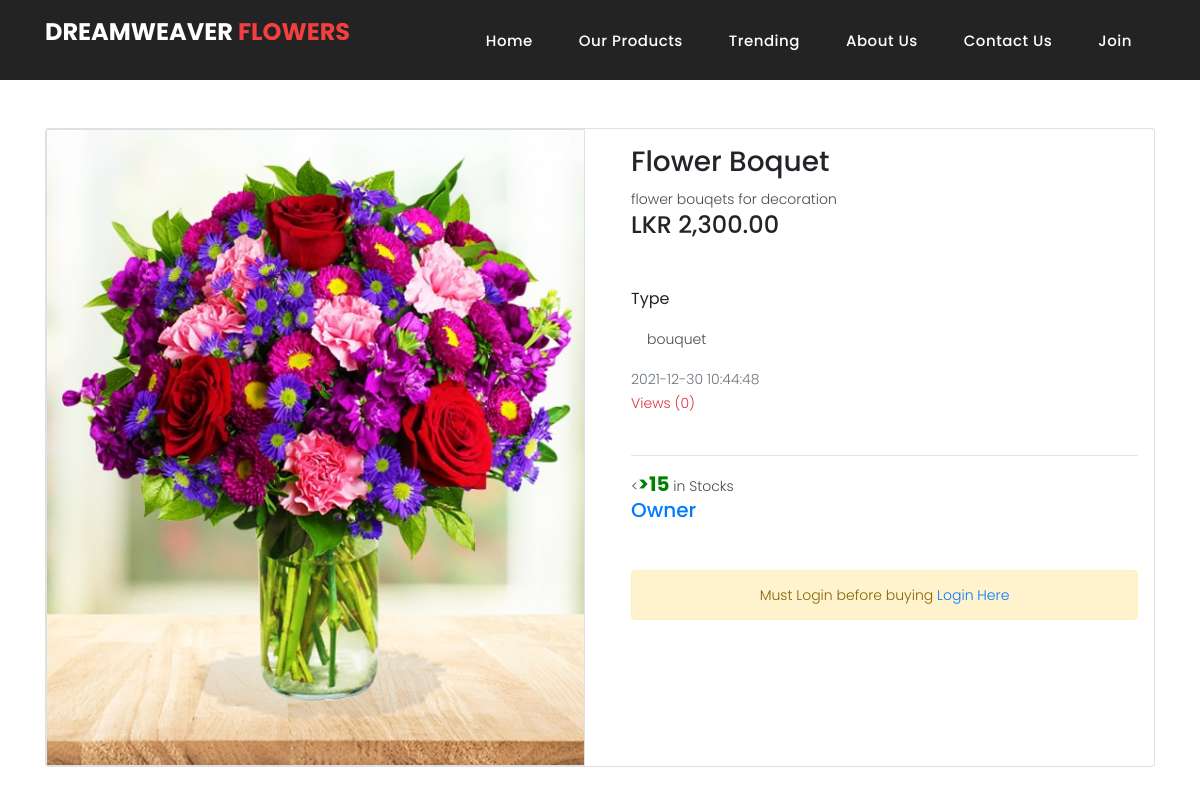
The page /php/item.php?item=1283 on the database its author committed.
### tables this page shows
CREATE TABLE `item` (
  `id` int(11) NOT NULL,
  `name` varchar(50) NOT NULL,
  `discription` varchar(100) NOT NULL,
  `price` float NOT NULL,
  `stock` int(11) NOT NULL DEFAULT 1,
  `view_count` int(11) NOT NULL,
  `pic_url` varchar(255) NOT NULL,
  `location` varchar(40) NOT NULL,
  `type` varchar(15) NOT NULL,
  `post_date` timestamp NOT NULL DEFAULT current_timestamp(),
  `user_id` int(11) NOT NULL
);

### php/item.php (the view, shortened to what this page needs)
<?php
include_once './conn.php';
if (isset($_COOKIE['uid']) && $_COOKIE['u_email']) {
  $login = true;
} else {
  $login = false;
}
$itemID = (int)$_GET['item'] - 1254;
?>
<!DOCTYPE html>
<html lang="en">
<head>
  <link rel="stylesheet" href="https://cdn.jsdelivr.net/npm/bootstrap@4.6.0/dist/css/bootstrap.min.css">
  <link rel="stylesheet" href="../assets/css/fontawesome.css">
  <link rel="stylesheet" href="../assets/css/templatemo-sixteen.css">
</head>
<body>
  <header class=" position-relative">
    <nav class="navbar navbar-expand-lg">
      <div class="container">
        <a class="navbar-brand" href="index.html">
          <h2>Dreamweaver <em>flowers</em></h2>
        </a>
        <div class="collapse navbar-collapse" id="navbarResponsive">
          <ul class="navbar-nav ml-auto">
            <li class="nav-item">
              <a class="nav-link" href="../index.php">Home
              </a>
            </li>
            <li class="nav-item">
              <a class="nav-link" href="products.php?view=all">Our Products</a>
            </li>
            <li class="nav-item">
              <a class="nav-link" href="products.php?view=trending">Trending</a>
            </li>
            <li class="nav-item">
              <a class="nav-link" href="aboutus.php">About Us</a>
            </li>
            <li class="nav-item ">
              <a class="nav-link" href="contact.php">Contact Us</a>
            </li>
            <?php
            if ($login) {
              echo "<li class='nav-item'>
              <a class='nav-link ' href='./user.php?user_id=" . $_COOKIE['uid'] . "'>Me</a>
            </li>";
              echo
              '
            <li class="nav-item">
              <a class="nav-link" href="./cart.php?uid=' . $_COOKIE["uid"] . '"><i class="fa fa-cart-arrow-down" aria-hidden="true" style="transform: scale(1.8);"></i></a>
            </li>
            ';
            } else {
              echo '<li class="nav-item">
              <a class="nav-link" href="./signup.php">Join</a>
            </li>';
            }
            ?>
          </ul>
        </div>
      </div>
    </nav>
  </header>
  <div class="container mt-5 mb-5">
    <div class="card">
      <div class="row g-0">
        <?php
        $sql = "SELECT name,discription,price,stock,view_count,location,pic_url,post_date,user_id,type
          FROM item WHERE id={$itemID}
          ";
        $result = $conn->query($sql);
        if ($result == TRUE) {
          if ($result->num_rows > 0) {
            $row = $result->fetch_assoc();
            $name = ucwords($row['name']);
            $owner = (int)$row['user_id'] + 1289;
            $formatedprice = number_format((float)$row['price'], 2, '.', ',');
            if (isset($_COOKIE['uid'])) {
              if ((int)$row['user_id'] == ($_COOKIE['uid'] - 999)) {
                $foredit = $itemID + 5678;
                echo
                "
                <div class='col-md-6 border-end'>
                  <div class='d-flex flex-column justify-content-center'>
                    <div class='main_image border'><a href='{$row['pic_url']}' target='_blank'>
                      <img src='{$row['pic_url']}' id='main_product_image' width='100%'/></a>
                    </div>
                  </div>
                </div>
                <div class='col-md-6'>
                  <div class='p-3 right-side'>
                    <div class='d-flex justify-content-between align-items-center'>
                      <h3>{$name}</h3> <span class='heart'><i class='bx bx-heart'></i></span>
                    </div>
                    <div class='mt-2 pr-3 content'>
                      <p>{$row['discription']}</p>
                    </div>
                    <h4>LKR {$formatedprice}</h4>
                    <div class='mt-5'> <span class='fw-bold'>Type</span>
                      <p class='m-3'>{$row['type']}</p>
                      <p class='text-muted'>{$row['post_date']}</p>
                      <P class='text-danger'>Views ({$row['view_count']})</p>
                      <br><br>
                      <p><span class='amout'>{$row['stock']}</span> in Stocks</p>
                    </div>
                    <div class='buttons d-flex flex-row mt-5 gap-3'>
                      <a href='./edititem.php?for={$foredit}' class='btn btn-dark mr-3'><i class='fa fa-pencil-square mr-2' aria-hidden='true'></i>Edit</a>
                      <form method='post' action='./saveitem.php' >
                        <input type='hidden' name='del-id' value={$foredit}>
                        <input type='submit' value='Delete' class='btn btn-danger' name='del-item' >
                      </form>
                    </div>
                  </div>
                </div>
                ";
              } else {
                $itemid_with_1253 = $itemID + 1254;
                echo
                "
                <div class='col-md-6 border-end'>
                  <div class='d-flex flex-column justify-content-center'>
                    <div class='main_image border'><a href='{$row['pic_url']}' target='_blank'>
                      <img src='{$row['pic_url']}' id='main_product_image' width='100%'/></a>
                    </div>
                  </div>
                </div>
                <div class='col-md-6'>
                  <div class='p-3 right-side'>
                    <div class='d-flex justify-content-between align-items-center'>
                      <h3>{$name}</h3> <span class='heart'><i class='bx bx-heart'></i></span>
                    </div>
                    <div class='mt-2 pr-3 content'>
                      <p>{$row['discription']}</p>
                    </div>
                    <h4>LKR {$formatedprice}</h4>
                    <div class='mt-5'> <span class='fw-bold'>Type</span>
                      <p class='m-3'>{$row['type']}</p>
                      <p class='text-muted'>{$row['post_date']}</p>
                      <P class='text-danger'>Views ({$row['view_count']})</p><br><hr>
                      <p><span class='amout'>{$row['stock']}</span> in Stocks</p>
                      <h5><a href='./user.php?owner_id={$owner}'>Owner</a></h5>
                    </div>
                    <div class='buttons d-flex flex-row mt-5 gap-3'>
                      <button class='btn btn-outline-dark'>Buy Now</button>
                      <button class='btn btn-dark ml-3 cart-btn ' data-itemid='{$itemid_with_1253}'>Add to Basket</button>
                    </div>
                  </div>
                </div>
                ";
              }
            } else {
              echo
              "
                <div class='col-md-6 border-end'>
                  <div class='d-flex flex-column justify-content-center'>
                    <div class='main_image border'><a href='{$row['pic_url']}' target='_blank'>
                      <img src='{$row['pic_url']}' id='main_product_image' width='100%'/></a>
                    </div>
                  </div>
                </div>
                <div class='col-md-6'>
                  <div class='p-3 right-side'>
                    <div class='d-flex justify-content-between align-items-center'>
                      <h3>{$name}</h3> <span class='heart'><i class='bx bx-heart'></i></span>
                    </div>
                    <div class='mt-2 pr-3 content'>
                      <p>{$row['discription']}</p>
                    </div>
                    <h4>LKR {$formatedprice}</h4>
                    <div class='mt-5'> <span class='fw-bold'>Type</span>
                      <p class='m-3'>{$row['type']}</p>
                      <p class='text-muted'>{$row['post_date']}</p>
                      <P class='text-danger'>Views ({$row['view_count']})</p><br><hr>
                      <p><<span class='amout'>>{$row['stock']}</span> in Stocks</p>
                      <h5><a href='./user.php?owner_id={$owner}'>Owner</a></h5>
                    </div>
                    <div class='buttons d-flex flex-row mt-5 gap-3'>
                      <p class='alert alert-warning text-center w-100'>Must Login before buying <a href='./loginform.php' >Login Here</a></p>
                    </div>
                  </div>
                </div>
                ";
            }
          } else {
            echo "<p class='alert alert-warning text-center w-100'>No Items Found!<br>Please try again later</p>";
          }
        }
        ?>
      </div>
    </div>
  </div>
</body>
</html>

### assets/css/templatemo-sixteen.css (style rules this page uses)
body { font-family: 'Poppins', sans-serif; overflow-x: hidden; text-rendering: optimizeLegibility; -webkit-font-smoothing: antialiased; -moz-osx-font-smoothing: grayscale; }
p { margin-bottom: 0px; font-size: 14px; font-weight: 300; color: #4a4a4a; line-height: 24px; }
a { text-decoration: none!important; }
ul { padding: 0; margin: 0; list-style: none; }
h1,h2,h3,h4,h5,h6 { margin: 0px; }
header { position: absolute; z-index: 99999; width: 100%; height: 80px; background-color: #232323; -webkit-transition: all 0.3s ease-in-out 0s; -moz-transition: all 0.3s ease-in-out 0s; -o-transition: all 0.3s ease-in-out 0s; transition: all 0.3s ease-in-out 0s; }
header .navbar { padding: 17px 0px; }
.navbar .navbar-brand { float: left; margin-top: -12px; outline: none; }
.navbar .navbar-brand h2 { color: #fff; text-transform: uppercase; font-size: 24px; font-weight: 700; -webkit-transition: all .3s ease 0s; -moz-transition: all .3s ease 0s; -o-transition: all .3s ease 0s; transition: all .3s ease 0s; }
.navbar .navbar-brand h2 em { font-style: normal; color: #f33f3f; }
#navbarResponsive { z-index: 999; }
.navbar-collapse { text-align: center; }
.navbar .navbar-nav .nav-item { margin: 0px 15px; }
.navbar .navbar-nav a.nav-link { text-transform: capitalize; font-size: 15px; font-weight: 500; letter-spacing: 0.5px; color: #fff; transition: all 0.5s; margin-top: 5px; }

### php/item.php (style rules this page uses)
.amout { color: green; font-size: 20px; font-weight: bold; }

### rows shown on the page
item: pic_url (picture), name "Flower Boquet", discription "flower bouqets for decoration", price "2,300.00", type "bouquet", post_date "2021-12-30 10:44:48", view_count "0", stock "15"
